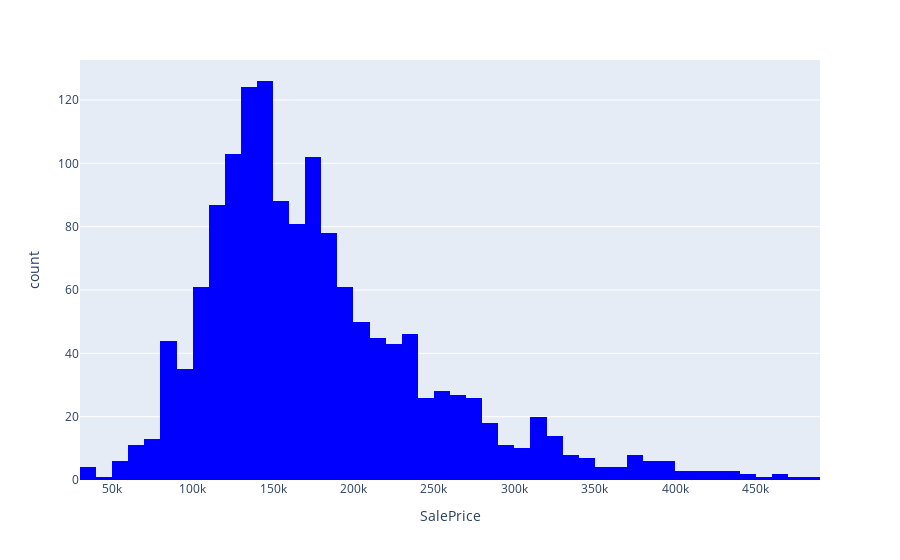

The notebook cell saved with this chart:
### Code cell
px.histogram(df, x="SalePrice", color_discrete_sequence=cm)

### Figure 1 — Plotly figure (JSON) as saved in the notebook; plotly's stock layout.template omitted (floating-point values rounded to 4 significant figures; data arrays with more than 128 entries replaced by an {"elided": "..."} marker saying what was removed)
{"data": [{"alignmentgroup": "True", "bingroup": "x", "hovertemplate": "SalePrice=%{x}<br>count=%{y}<extra></extra>", "legendgroup": "", "marker": {"color": "rgb(0,0,255)", "pattern": {"shape": ""}}, "name": "", "offsetgroup": "", "orientation": "v", "showlegend": false, "type": "histogram", "x": {"elided": "2910 int values"}, "xaxis": "x", "yaxis": "y"}], "layout": {"barmode": "relative", "legend": {"tracegroupgap": 0}, "margin": {"t": 60}, "xaxis": {"anchor": "y", "domain": [0, 1], "title": {"text": "SalePrice"}}, "yaxis": {"anchor": "x", "domain": [0, 1], "title": {"text": "count"}}}}
